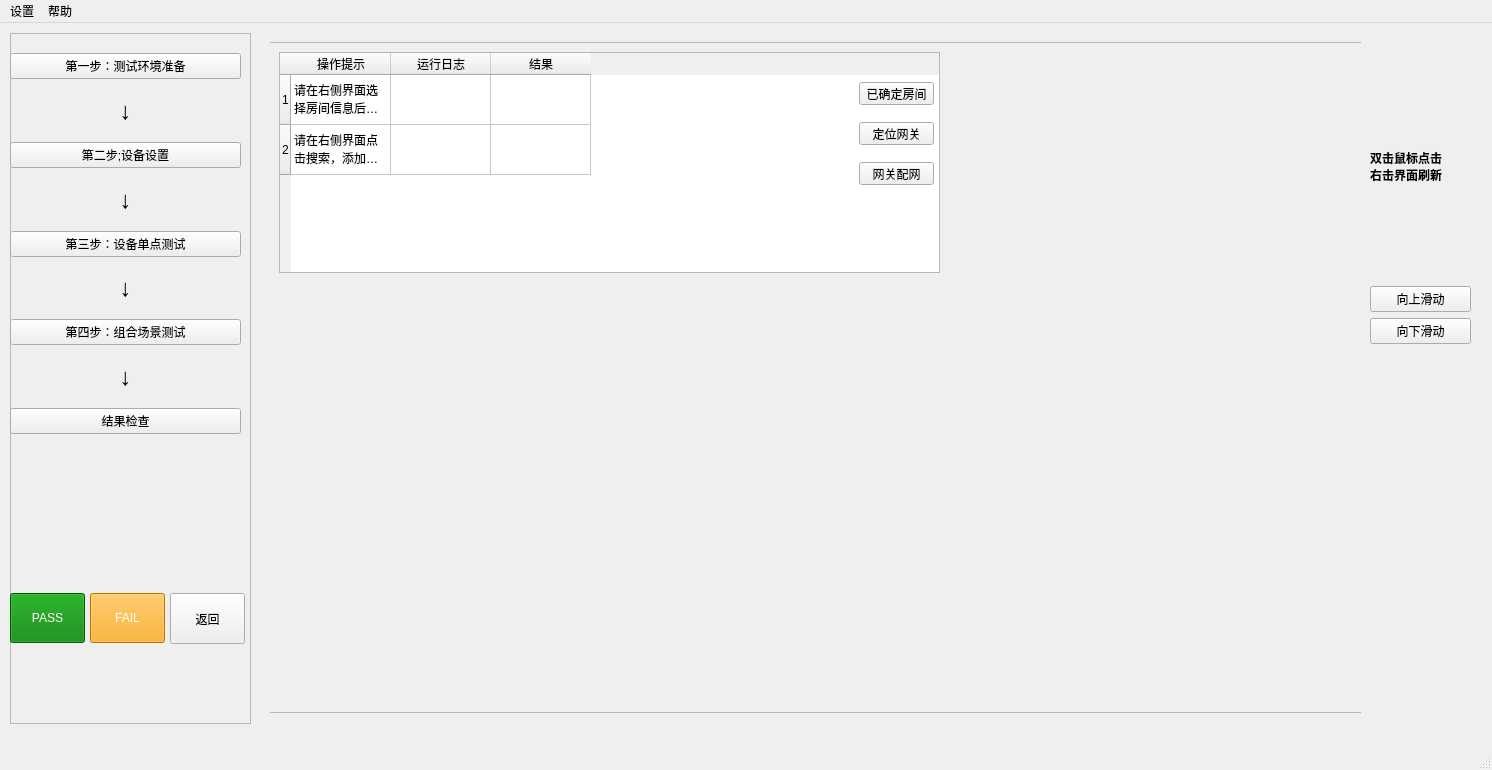
<?xml version="1.0" encoding="UTF-8"?>
<ui version="4.0">
 <class>MainWindow</class>
 <widget class="QMainWindow" name="MainWindow">
  <property name="geometry">
   <rect>
    <x>0</x>
    <y>0</y>
    <width>1492</width>
    <height>770</height>
   </rect>
  </property>
  <property name="windowTitle">
   <string>酒店产测调试工具</string>
  </property>
  <widget class="QWidget" name="centralwidget">
   <widget class="QFrame" name="frame">
    <property name="geometry">
     <rect>
      <x>10</x>
      <y>10</y>
      <width>241</width>
      <height>691</height>
     </rect>
    </property>
    <property name="frameShape">
     <enum>QFrame::StyledPanel</enum>
    </property>
    <property name="frameShadow">
     <enum>QFrame::Raised</enum>
    </property>
    <widget class="QPushButton" name="pass_button">
     <property name="enabled">
      <bool>true</bool>
     </property>
     <property name="geometry">
      <rect>
       <x>0</x>
       <y>560</y>
       <width>75</width>
       <height>50</height>
      </rect>
     </property>
     <property name="sizePolicy">
      <sizepolicy hsizetype="Minimum" vsizetype="Preferred">
       <horstretch>0</horstretch>
       <verstretch>0</verstretch>
      </sizepolicy>
     </property>
     <property name="minimumSize">
      <size>
       <width>0</width>
       <height>50</height>
      </size>
     </property>
     <property name="styleSheet">
      <string notr="true">background-color: green; color: white;</string>
     </property>
     <property name="text">
      <string>PASS</string>
     </property>
    </widget>
    <widget class="QPushButton" name="fail_button">
     <property name="enabled">
      <bool>true</bool>
     </property>
     <property name="geometry">
      <rect>
       <x>80</x>
       <y>560</y>
       <width>75</width>
       <height>50</height>
      </rect>
     </property>
     <property name="sizePolicy">
      <sizepolicy hsizetype="Minimum" vsizetype="Preferred">
       <horstretch>0</horstretch>
       <verstretch>0</verstretch>
      </sizepolicy>
     </property>
     <property name="minimumSize">
      <size>
       <width>0</width>
       <height>50</height>
      </size>
     </property>
     <property name="styleSheet">
      <string notr="true">background-color: orange; color: white;</string>
     </property>
     <property name="text">
      <string>FAIL</string>
     </property>
    </widget>
    <widget class="QWidget" name="verticalLayoutWidget">
     <property name="geometry">
      <rect>
       <x>0</x>
       <y>20</y>
       <width>231</width>
       <height>381</height>
      </rect>
     </property>
     <layout class="QVBoxLayout" name="verticalLayout">
      <item>
       <widget class="QPushButton" name="step1">
        <property name="font">
         <font>
          <family>宋体</family>
         </font>
        </property>
        <property name="styleSheet">
         <string notr="true"/>
        </property>
        <property name="text">
         <string>第一步：测试环境准备</string>
        </property>
       </widget>
      </item>
      <item>
       <widget class="QLabel" name="arrow1">
        <property name="font">
         <font>
          <family>Arial</family>
          <pointsize>18</pointsize>
          <weight>75</weight>
          <bold>true</bold>
         </font>
        </property>
        <property name="text">
         <string>↓</string>
        </property>
        <property name="alignment">
         <set>Qt::AlignCenter</set>
        </property>
       </widget>
      </item>
      <item>
       <widget class="QPushButton" name="step2">
        <property name="styleSheet">
         <string notr="true"/>
        </property>
        <property name="text">
         <string>第二步;设备设置</string>
        </property>
       </widget>
      </item>
      <item>
       <widget class="QLabel" name="arrow1_2">
        <property name="font">
         <font>
          <family>Arial</family>
          <pointsize>18</pointsize>
          <weight>75</weight>
          <bold>true</bold>
         </font>
        </property>
        <property name="text">
         <string>↓</string>
        </property>
        <property name="alignment">
         <set>Qt::AlignCenter</set>
        </property>
       </widget>
      </item>
      <item>
       <widget class="QPushButton" name="step3">
        <property name="styleSheet">
         <string notr="true"/>
        </property>
        <property name="text">
         <string>第三步：设备单点测试</string>
        </property>
       </widget>
      </item>
      <item>
       <widget class="QLabel" name="arrow1_3">
        <property name="font">
         <font>
          <family>Arial</family>
          <pointsize>18</pointsize>
          <weight>75</weight>
          <bold>true</bold>
         </font>
        </property>
        <property name="text">
         <string>↓</string>
        </property>
        <property name="alignment">
         <set>Qt::AlignCenter</set>
        </property>
       </widget>
      </item>
      <item>
       <widget class="QPushButton" name="step4">
        <property name="styleSheet">
         <string notr="true"/>
        </property>
        <property name="text">
         <string>第四步：组合场景测试</string>
        </property>
       </widget>
      </item>
      <item>
       <widget class="QLabel" name="arrow1_4">
        <property name="font">
         <font>
          <family>Arial</family>
          <pointsize>18</pointsize>
          <weight>75</weight>
          <bold>true</bold>
         </font>
        </property>
        <property name="text">
         <string>↓</string>
        </property>
        <property name="alignment">
         <set>Qt::AlignCenter</set>
        </property>
       </widget>
      </item>
      <item>
       <widget class="QPushButton" name="step5">
        <property name="styleSheet">
         <string notr="true"/>
        </property>
        <property name="text">
         <string>结果检查</string>
        </property>
       </widget>
      </item>
     </layout>
    </widget>
    <widget class="QPushButton" name="back_button">
     <property name="enabled">
      <bool>true</bool>
     </property>
     <property name="geometry">
      <rect>
       <x>160</x>
       <y>560</y>
       <width>75</width>
       <height>51</height>
      </rect>
     </property>
     <property name="sizePolicy">
      <sizepolicy hsizetype="Minimum" vsizetype="Preferred">
       <horstretch>0</horstretch>
       <verstretch>0</verstretch>
      </sizepolicy>
     </property>
     <property name="minimumSize">
      <size>
       <width>0</width>
       <height>50</height>
      </size>
     </property>
     <property name="styleSheet">
      <string notr="true"/>
     </property>
     <property name="text">
      <string>返回</string>
     </property>
    </widget>
   </widget>
   <widget class="QStackedWidget" name="stacked_widget">
    <property name="geometry">
     <rect>
      <x>270</x>
      <y>0</y>
      <width>1091</width>
      <height>751</height>
     </rect>
    </property>
    <property name="currentIndex">
     <number>1</number>
    </property>
    <widget class="QWidget" name="page">
     <widget class="QFrame" name="right_frame">
      <property name="enabled">
       <bool>true</bool>
      </property>
      <property name="geometry">
       <rect>
        <x>10</x>
        <y>20</y>
        <width>1091</width>
        <height>531</height>
       </rect>
      </property>
      <property name="frameShape">
       <enum>QFrame::StyledPanel</enum>
      </property>
      <property name="frameShadow">
       <enum>QFrame::Raised</enum>
      </property>
      <widget class="QWidget" name="horizontalLayoutWidget">
       <property name="geometry">
        <rect>
         <x>0</x>
         <y>10</y>
         <width>1111</width>
         <height>521</height>
        </rect>
       </property>
       <layout class="QHBoxLayout" name="right_layout">
        <item>
         <widget class="QGroupBox" name="groupBox_3">
          <property name="title">
           <string>检查结果</string>
          </property>
          <widget class="QTableWidget" name="result_table">
           <property name="geometry">
            <rect>
             <x>10</x>
             <y>20</y>
             <width>731</width>
             <height>441</height>
            </rect>
           </property>
           <attribute name="verticalHeaderDefaultSectionSize">
            <number>50</number>
           </attribute>
           <column>
            <property name="text">
             <string>操作提示</string>
            </property>
           </column>
           <column>
            <property name="text">
             <string>运行日志</string>
            </property>
           </column>
           <column>
            <property name="text">
             <string>结果</string>
            </property>
           </column>
          </widget>
          <widget class="QPushButton" name="run_button">
           <property name="enabled">
            <bool>true</bool>
           </property>
           <property name="geometry">
            <rect>
             <x>10</x>
             <y>470</y>
             <width>231</width>
             <height>50</height>
            </rect>
           </property>
           <property name="sizePolicy">
            <sizepolicy hsizetype="Minimum" vsizetype="Preferred">
             <horstretch>0</horstretch>
             <verstretch>0</verstretch>
            </sizepolicy>
           </property>
           <property name="minimumSize">
            <size>
             <width>0</width>
             <height>50</height>
            </size>
           </property>
           <property name="text">
            <string>开始检查</string>
           </property>
          </widget>
         </widget>
        </item>
       </layout>
      </widget>
     </widget>
    </widget>
    <widget class="QWidget" name="page_2">
     <widget class="QFrame" name="phone_frame">
      <property name="geometry">
       <rect>
        <x>-1</x>
        <y>19</y>
        <width>1121</width>
        <height>671</height>
       </rect>
      </property>
      <property name="frameShape">
       <enum>QFrame::StyledPanel</enum>
      </property>
      <property name="frameShadow">
       <enum>QFrame::Raised</enum>
      </property>
      <widget class="QTableWidget" name="result_table_2">
       <property name="geometry">
        <rect>
         <x>10</x>
         <y>10</y>
         <width>661</width>
         <height>221</height>
        </rect>
       </property>
       <property name="maximumSize">
        <size>
         <width>661</width>
         <height>16777215</height>
        </size>
       </property>
       <attribute name="verticalHeaderDefaultSectionSize">
        <number>50</number>
       </attribute>
       <row>
        <property name="text">
         <string>1</string>
        </property>
       </row>
       <row>
        <property name="text">
         <string>2</string>
        </property>
       </row>
       <column>
        <property name="text">
         <string>操作提示</string>
        </property>
       </column>
       <column>
        <property name="text">
         <string>运行日志</string>
        </property>
       </column>
       <column>
        <property name="text">
         <string>结果</string>
        </property>
       </column>
       <item row="0" column="0">
        <property name="text">
         <string>请在右侧界面选择房间信息后点击【已确定房间】按钮</string>
        </property>
       </item>
       <item row="1" column="0">
        <property name="text">
         <string>请在右侧界面点击搜索，添加设备</string>
        </property>
       </item>
      </widget>
      <widget class="QPushButton" name="confirm_room_btn">
       <property name="geometry">
        <rect>
         <x>590</x>
         <y>40</y>
         <width>75</width>
         <height>23</height>
        </rect>
       </property>
       <property name="text">
        <string>已确定房间</string>
       </property>
      </widget>
      <widget class="QPushButton" name="locate_gateway_btn">
       <property name="geometry">
        <rect>
         <x>590</x>
         <y>80</y>
         <width>75</width>
         <height>23</height>
        </rect>
       </property>
       <property name="text">
        <string>定位网关</string>
       </property>
      </widget>
      <widget class="QPushButton" name="wifi_btn">
       <property name="geometry">
        <rect>
         <x>590</x>
         <y>120</y>
         <width>75</width>
         <height>23</height>
        </rect>
       </property>
       <property name="text">
        <string>网关配网</string>
       </property>
      </widget>
     </widget>
    </widget>
    <widget class="QWidget" name="page_3">
     <widget class="QLabel" name="video_label">
      <property name="geometry">
       <rect>
        <x>0</x>
        <y>0</y>
        <width>631</width>
        <height>731</height>
       </rect>
      </property>
      <property name="text">
       <string>TextLabel</string>
      </property>
     </widget>
     <widget class="QPushButton" name="start_button">
      <property name="geometry">
       <rect>
        <x>320</x>
        <y>660</y>
        <width>75</width>
        <height>23</height>
       </rect>
      </property>
      <property name="text">
       <string>开始检测</string>
      </property>
     </widget>
     <widget class="QPushButton" name="load_button">
      <property name="geometry">
       <rect>
        <x>400</x>
        <y>660</y>
        <width>75</width>
        <height>23</height>
       </rect>
      </property>
      <property name="text">
       <string>加载测试区</string>
      </property>
     </widget>
     <widget class="QPushButton" name="save_button">
      <property name="geometry">
       <rect>
        <x>480</x>
        <y>660</y>
        <width>75</width>
        <height>23</height>
       </rect>
      </property>
      <property name="text">
       <string>保存测试区</string>
      </property>
     </widget>
     <widget class="QLabel" name="status_label">
      <property name="geometry">
       <rect>
        <x>0</x>
        <y>640</y>
        <width>301</width>
        <height>16</height>
       </rect>
      </property>
      <property name="text">
       <string>状态</string>
      </property>
     </widget>
     <widget class="QLabel" name="status_label_2">
      <property name="geometry">
       <rect>
        <x>0</x>
        <y>660</y>
        <width>351</width>
        <height>21</height>
       </rect>
      </property>
      <property name="text">
       <string>第一步：左键点击红灯区域或【加载测试区】，设置测试点</string>
      </property>
     </widget>
     <widget class="QPushButton" name="delete_light_points">
      <property name="geometry">
       <rect>
        <x>560</x>
        <y>660</y>
        <width>75</width>
        <height>23</height>
       </rect>
      </property>
      <property name="text">
       <string>删除测试区</string>
      </property>
     </widget>
     <widget class="QLabel" name="status_label_3">
      <property name="geometry">
       <rect>
        <x>0</x>
        <y>690</y>
        <width>351</width>
        <height>21</height>
       </rect>
      </property>
      <property name="text">
       <string>第二步：点击已添加的设备，测试每一路</string>
      </property>
     </widget>
     <widget class="QPushButton" name="search_button">
      <property name="geometry">
       <rect>
        <x>230</x>
        <y>690</y>
        <width>75</width>
        <height>23</height>
       </rect>
      </property>
      <property name="text">
       <string>设备控制</string>
      </property>
     </widget>
    </widget>
    <widget class="QWidget" name="page_4">
     <widget class="QWidget" name="horizontalLayoutWidget_3">
      <property name="geometry">
       <rect>
        <x>9</x>
        <y>9</y>
        <width>731</width>
        <height>711</height>
       </rect>
      </property>
      <layout class="QHBoxLayout" name="page_4_layout">
       <item>
        <widget class="QLabel" name="video_label_2">
         <property name="text">
          <string>TextLabel</string>
         </property>
        </widget>
       </item>
      </layout>
     </widget>
    </widget>
    <widget class="QWidget" name="page_5">
     <widget class="QGroupBox" name="groupBox_6">
      <property name="geometry">
       <rect>
        <x>9</x>
        <y>19</y>
        <width>741</width>
        <height>671</height>
       </rect>
      </property>
      <property name="title">
       <string>测试结果汇总</string>
      </property>
      <widget class="QTableWidget" name="result_table_5">
       <property name="geometry">
        <rect>
         <x>15</x>
         <y>21</y>
         <width>721</width>
         <height>641</height>
        </rect>
       </property>
       <column>
        <property name="text">
         <string>项目名称</string>
        </property>
       </column>
       <column>
        <property name="text">
         <string>房间信息</string>
        </property>
       </column>
       <column>
        <property name="text">
         <string>测试结果</string>
        </property>
       </column>
      </widget>
     </widget>
    </widget>
   </widget>
   <widget class="QWidget" name="horizontalLayoutWidget_2">
    <property name="geometry">
     <rect>
      <x>1030</x>
      <y>30</y>
      <width>321</width>
      <height>661</height>
     </rect>
    </property>
    <layout class="QHBoxLayout" name="phone_layout"/>
   </widget>
   <widget class="QWidget" name="verticalLayoutWidget_2">
    <property name="geometry">
     <rect>
      <x>1370</x>
      <y>30</y>
      <width>101</width>
      <height>291</height>
     </rect>
    </property>
    <layout class="QVBoxLayout" name="phone_layout2">
     <item>
      <widget class="QLabel" name="label">
       <property name="font">
        <font>
         <family>微软雅黑</family>
         <weight>75</weight>
         <bold>true</bold>
        </font>
       </property>
       <property name="text">
        <string>双击鼠标点击
右击界面刷新</string>
       </property>
      </widget>
     </item>
     <item>
      <widget class="QPushButton" name="swipe_up_btn">
       <property name="text">
        <string>向上滑动</string>
       </property>
      </widget>
     </item>
     <item>
      <widget class="QPushButton" name="swipe_down_btn">
       <property name="text">
        <string>向下滑动</string>
       </property>
      </widget>
     </item>
    </layout>
   </widget>
  </widget>
  <widget class="QStatusBar" name="statusbar"/>
  <widget class="QMenuBar" name="menubar">
   <property name="geometry">
    <rect>
     <x>0</x>
     <y>0</y>
     <width>1492</width>
     <height>23</height>
    </rect>
   </property>
   <widget class="QMenu" name="menu">
    <property name="title">
     <string>设置</string>
    </property>
    <addaction name="actionOpen"/>
   </widget>
   <widget class="QMenu" name="help">
    <property name="title">
     <string>帮助</string>
    </property>
   </widget>
   <addaction name="menu"/>
   <addaction name="help"/>
  </widget>
  <action name="actionOpen">
   <property name="text">
    <string>Open</string>
   </property>
  </action>
 </widget>
 <resources/>
 <connections/>
</ui>
